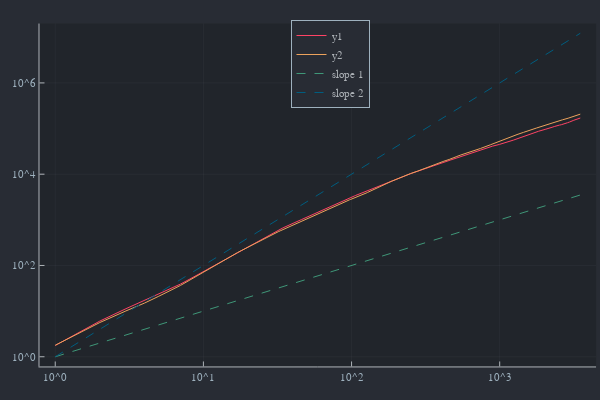

Write notebook code for a chart like this one.
### Code cell
s=1:N-1
plot(s_300,R2_300[2:end],xlim=[1,N],ylim=[1,N^2],legend=:top)
plot!(s_350,R2_350[2:end],xlim=[1,N],ylim=[1,N^2],legend=:top)
plot!(s,s,lab="slope 1",linestyle=:dash)
plot!(s,s.^2,lab="slope 2",linestyle=:dash)
xaxis!(:log);yaxis!(:log)

### Figure 1 — Plotly figure (JSON) as saved in the notebook; plotly's stock layout.template omitted (floating-point values rounded to 4 significant figures; data arrays with more than 128 entries replaced by an {"elided": "..."} marker saying what was removed)
{"data": [{"colorbar": {"title": ""}, "legendgroup": "y1", "line": {"color": "rgba(254, 67, 101, 1.000)", "dash": "solid", "shape": "linear", "width": 1}, "mode": "lines", "name": "y1", "showlegend": true, "type": "scatter", "x": {"elided": "3499 int values"}, "xaxis": "x", "y": {"elided": "3499 float values"}, "yaxis": "y", "zmax": null, "zmin": null}, {"colorbar": {"title": ""}, "legendgroup": "y2", "line": {"color": "rgba(236, 162, 92, 1.000)", "dash": "solid", "shape": "linear", "width": 1}, "mode": "lines", "name": "y2", "showlegend": true, "type": "scatter", "x": {"elided": "3499 int values"}, "xaxis": "x", "y": {"elided": "3499 float values"}, "yaxis": "y", "zmax": null, "zmin": null}, {"colorbar": {"title": ""}, "legendgroup": "slope 1", "line": {"color": "rgba(63, 151, 120, 1.000)", "dash": "dash", "shape": "linear", "width": 1}, "mode": "lines", "name": "slope 1", "showlegend": true, "type": "scatter", "x": {"elided": "3499 int values"}, "xaxis": "x", "y": {"elided": "3499 int values"}, "yaxis": "y", "zmax": null, "zmin": null}, {"colorbar": {"title": ""}, "legendgroup": "slope 2", "line": {"color": "rgba(0, 93, 127, 1.000)", "dash": "dash", "shape": "linear", "width": 1}, "mode": "lines", "name": "slope 2", "showlegend": true, "type": "scatter", "x": {"elided": "3499 int values"}, "xaxis": "x", "y": {"elided": "3499 int values"}, "yaxis": "y", "zmax": null, "zmin": null}], "layout": {"annotations": [], "height": 400, "legend": {"bgcolor": "rgba(40, 44, 52, 1.000)", "bordercolor": "rgba(158, 177, 190, 1.000)", "borderwidth": 1, "font": {"color": "rgba(173, 178, 183, 1.000)", "family": "sans-serif", "size": 11}, "title": {"font": {"color": "rgba(173, 178, 183, 1.000)", "family": "sans-serif", "size": 15}, "text": ""}, "tracegroupgap": 0, "traceorder": "normal", "x": 0.55, "xanchor": "center", "y": 1, "yanchor": "top"}, "margin": {"b": 20, "l": 0, "r": 0, "t": 20}, "paper_bgcolor": "rgba(40, 44, 52, 1.000)", "plot_bgcolor": "rgba(33, 37, 43, 1.000)", "showlegend": true, "width": 600, "xaxis": {"anchor": "y", "domain": [0.06582, 0.9934], "gridcolor": "rgba(173, 178, 183, 0.100)", "gridwidth": 0.5, "linecolor": "rgba(173, 178, 183, 1.000)", "mirror": false, "range": [-0.1063, 3.65], "showgrid": true, "showline": true, "showticklabels": true, "tickangle": 0, "tickcolor": "rgb(173, 178, 183)", "tickfont": {"color": "rgba(158, 177, 190, 1.000)", "family": "sans-serif", "size": 11}, "tickmode": "array", "ticks": "inside", "ticktext": ["10^0", "10^1", "10^2", "10^3"], "tickvals": [1, 10, 100, 1000], "title": "", "titlefont": {"color": "rgba(158, 177, 190, 1.000)", "family": "sans-serif", "size": 15}, "type": "log", "visible": true, "zeroline": false, "zerolinecolor": "rgba(173, 178, 183, 1.000)"}, "yaxis": {"anchor": "x", "domain": [0.03762, 0.9902], "gridcolor": "rgba(173, 178, 183, 0.100)", "gridwidth": 0.5, "linecolor": "rgba(173, 178, 183, 1.000)", "mirror": false, "range": [-0.2126, 7.301], "showgrid": true, "showline": true, "showticklabels": true, "tickangle": 0, "tickcolor": "rgb(173, 178, 183)", "tickfont": {"color": "rgba(158, 177, 190, 1.000)", "family": "sans-serif", "size": 11}, "tickmode": "array", "ticks": "inside", "ticktext": ["10^0", "10^2", "10^4", "10^6"], "tickvals": [1, 100, 10000, 1000000], "title": "", "titlefont": {"color": "rgba(158, 177, 190, 1.000)", "family": "sans-serif", "size": 15}, "type": "log", "visible": true, "zeroline": false, "zerolinecolor": "rgba(173, 178, 183, 1.000)"}}}
